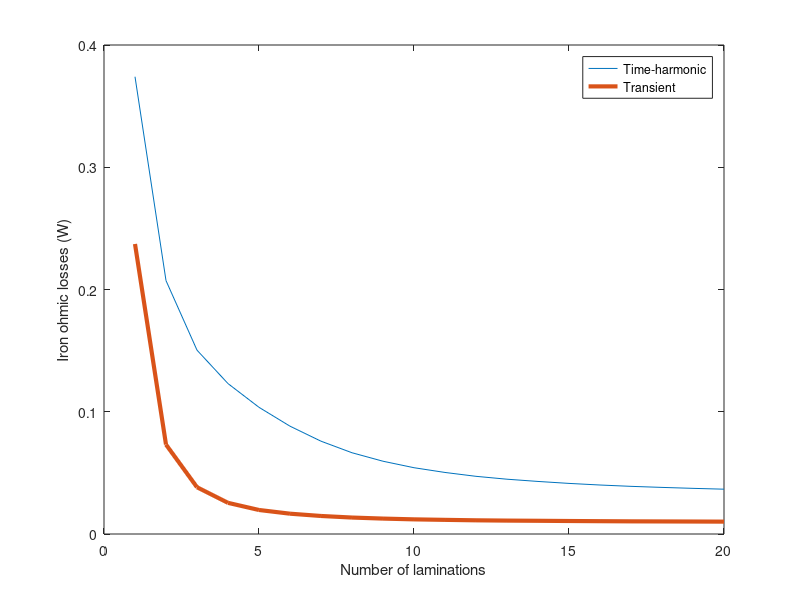
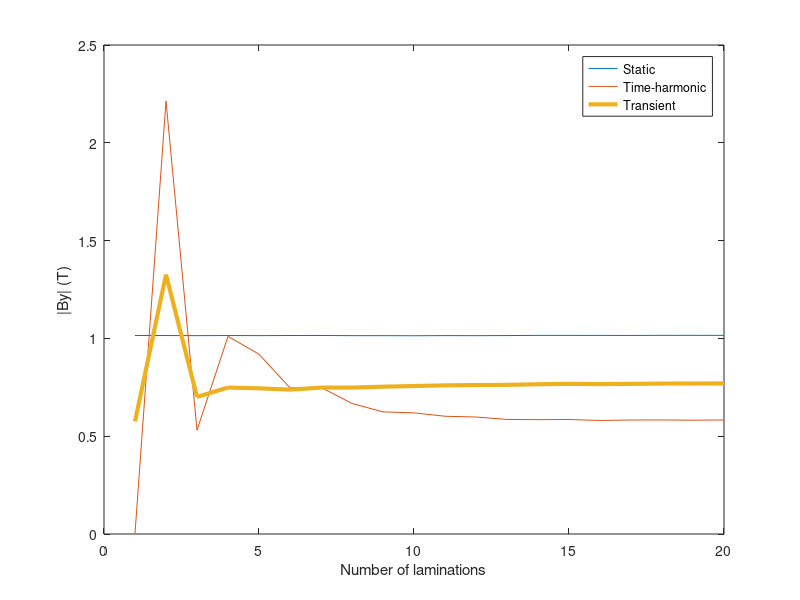
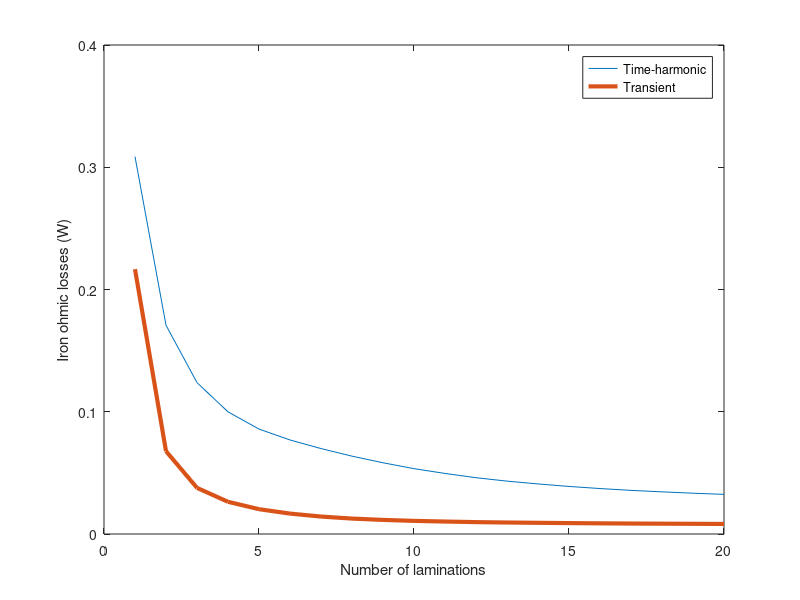
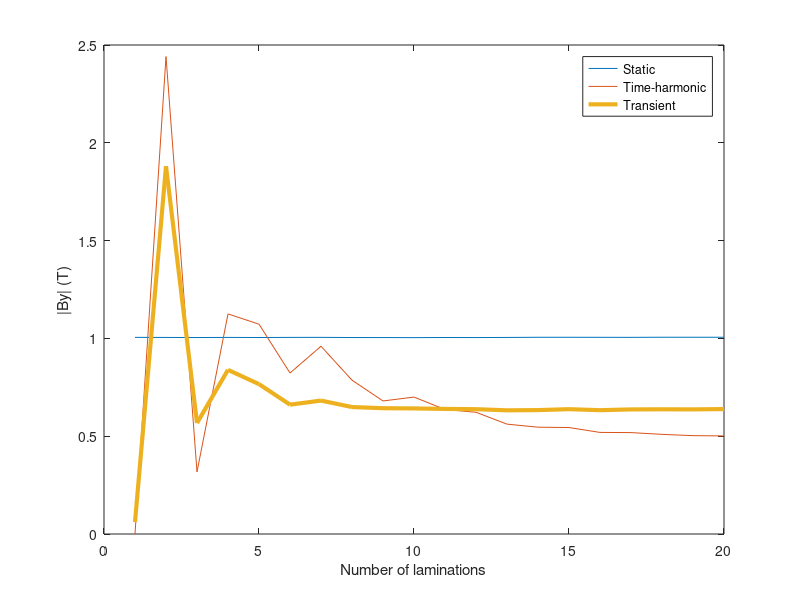

Here is the MATLAB script that generated these plots, in order:
close all
n=1:20; lw = 3;

%% M-19

load('solDataStaticM19.mat')
for i=1:length(solutionData)
    ByStM19(i)=solutionData(i).ByAvg;
end

load('solDataTHM19.mat')
for i=1:length(solutionData)
    IronOhmicLossesTHM19(i)=solutionData(i).TotalOhmicLosses;
    ByTHM19(i)=solutionData(i).ByAvg*sqrt(2);
end

load('solDataTransientM19.mat')
for i=1:length(solutionData)
    IronOhmicLossesTrM19(i)=solutionData(i).TotalOhmicLosses;
    ByTrM19(i)=solutionData(i).Bypeak;
end


figure
plot(n,IronOhmicLossesTHM19,n,IronOhmicLossesTrM19,'Linewidth',lw)
xlabel('Number of laminations'); ylabel('Iron ohmic losses (W)')
legend('Time-harmonic','Transient')

figure
plot(n,ByStM19,n,ByTHM19,n,ByTrM19,'Linewidth',lw)
xlabel('Number of laminations'); ylabel('|By| (T)')
legend('Static','Time-harmonic','Transient')

%% Hiperco

load('solDataStaticHiperco.mat')
for i=1:length(solutionData)
    ByStHiperco(i)=solutionData(i).ByAvg;
end

load('solDataTHHiperco.mat')
for i=1:length(solutionData)
    IronOhmicLossesTHHiperco(i)=solutionData(i).TotalOhmicLosses;
    ByTHHiperco(i)=solutionData(i).ByAvg*sqrt(2);
end

load('solDataTransientHiperco.mat')
for i=1:length(solutionData)
    IronOhmicLossesTrHiperco(i)=solutionData(i).TotalOhmicLosses;
    ByTrHiperco(i)=solutionData(i).Bypeak;
end


figure
plot(n,IronOhmicLossesTHHiperco,n,IronOhmicLossesTrHiperco,'Linewidth',lw)
xlabel('Number of laminations'); ylabel('Iron ohmic losses (W)')
legend('Time-harmonic','Transient')
ylim([0 0.4])

figure
plot(n,ByStHiperco,n,ByTHHiperco,n,ByTrHiperco,'Linewidth',lw)
xlabel('Number of laminations'); ylabel('|By| (T)')
legend('Static','Time-harmonic','Transient')

%% Both materials

figure
plot(n,IronOhmicLossesTrM19,n,IronOhmicLossesTrHiperco,'Linewidth',1.5)
xlabel('Number of laminations'); ylabel('Iron ohmic losses (W)')
legend('M-19, transient','Hiperco, transient')
% ylim([0 0.4])

figure
plot(n,ByTrM19,n,ByTrHiperco,'Linewidth',lw)
xlabel('Number of laminations'); ylabel('|By| (T)')
legend('M-19, transient','Hiperco, transient')